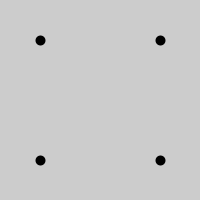
Frame 1 (no input)
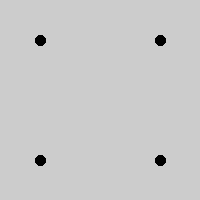
Frame 60 (the mouse pressed at the canvas centre just before this capture)
Frame 120 (the mouse held since frame 60 and released just before this capture): identical to frame 60, image omitted

The Processing sketch that drew these frames (run headless with seeded random() and noise(); from frame 60 on, the mouse is pressed at the canvas centre):

// Processing sketch: vertexs_method_4
// ── vertexs_method_4.pde
void setup() {
  size(200, 200);
}

void draw() {
  beginShape(POINTS);

  strokeWeight(10);

  vertex(40, 40);

  vertex(160, 40);

  vertex(160, 160);

  vertex(40, 160);

  endShape();
}
